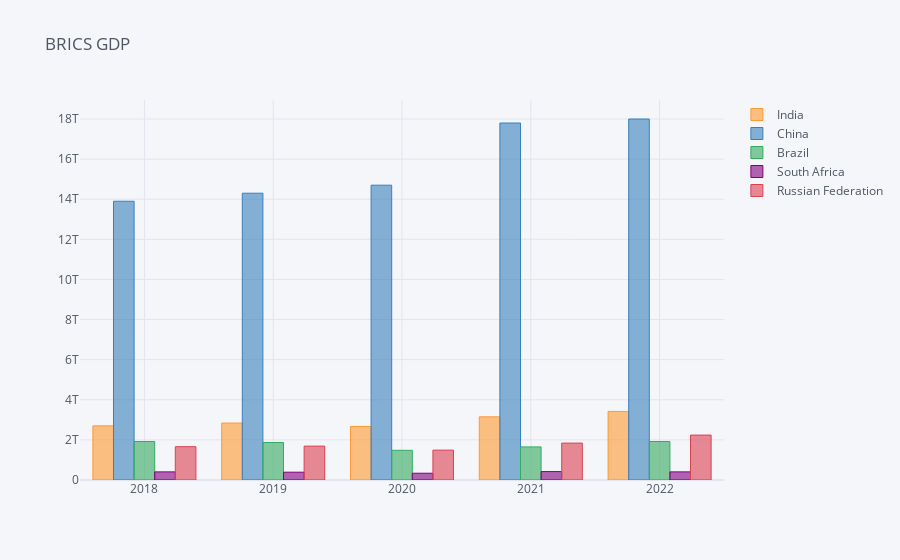

The code cell stored with this chart in its notebook:
### Code cell
BRICS_GDP.fillna(0)
BRICS_GDP = BRICS_GDP.iloc[:-1]
BRICS_GDP.tail().iplot(kind='bar',x="Year", y=['India','China','Brazil','South Africa','Russian Federation'],title='BRICS GDP')

### Figure 1 — Plotly figure (JSON) as saved in the notebook; plotly's stock layout.template omitted (floating-point values rounded to 4 significant figures)
{"data": [{"marker": {"color": "rgba(255, 153, 51, 0.6)", "line": {"color": "rgba(255, 153, 51, 1.0)", "width": 1}}, "name": "India", "orientation": "v", "text": "", "type": "bar", "x": [2018, 2019, 2020, 2021, 2022], "y": [2700000000000, 2840000000000, 2670000000000, 3150000000000, 3420000000000]}, {"marker": {"color": "rgba(55, 128, 191, 0.6)", "line": {"color": "rgba(55, 128, 191, 1.0)", "width": 1}}, "name": "China", "orientation": "v", "text": "", "type": "bar", "x": [2018, 2019, 2020, 2021, 2022], "y": [13900000000000, 14300000000000, 14700000000000, 17800000000000, 18000000000000]}, {"marker": {"color": "rgba(50, 171, 96, 0.6)", "line": {"color": "rgba(50, 171, 96, 1.0)", "width": 1}}, "name": "Brazil", "orientation": "v", "text": "", "type": "bar", "x": [2018, 2019, 2020, 2021, 2022], "y": [1920000000000, 1870000000000, 1480000000000, 1650000000000, 1920000000000]}, {"marker": {"color": "rgba(128, 0, 128, 0.6)", "line": {"color": "rgba(128, 0, 128, 1.0)", "width": 1}}, "name": "South Africa", "orientation": "v", "text": "", "type": "bar", "x": [2018, 2019, 2020, 2021, 2022], "y": [405000000000, 389000000000, 338000000000, 420000000000, 405000000000]}, {"marker": {"color": "rgba(219, 64, 82, 0.6)", "line": {"color": "rgba(219, 64, 82, 1.0)", "width": 1}}, "name": "Russian Federation", "orientation": "v", "text": "", "type": "bar", "x": [2018, 2019, 2020, 2021, 2022], "y": [1660000000000, 1690000000000, 1490000000000, 1840000000000, 2240000000000]}], "layout": {"legend": {"bgcolor": "#F5F6F9", "font": {"color": "#4D5663"}}, "paper_bgcolor": "#F5F6F9", "plot_bgcolor": "#F5F6F9", "title": {"font": {"color": "#4D5663"}, "text": "BRICS GDP"}, "xaxis": {"gridcolor": "#E1E5ED", "showgrid": true, "tickfont": {"color": "#4D5663"}, "title": {"font": {"color": "#4D5663"}, "text": ""}, "zerolinecolor": "#E1E5ED"}, "yaxis": {"gridcolor": "#E1E5ED", "showgrid": true, "tickfont": {"color": "#4D5663"}, "title": {"font": {"color": "#4D5663"}, "text": ""}, "zerolinecolor": "#E1E5ED"}}}
